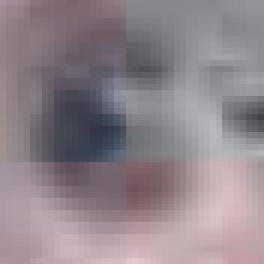
#> input picture P3- Physical Representation/python/FaceDetection-OpenCV/_eyesExportedAll/eye10.png, 44 x 44 px (shown 6 times larger)
$ python FaceDetectionFolderEyes.py _eyesExportedAll out
#> lines starting #> are read from the running program, lines starting #| are printed output that depends on the picture
# EYE Detection on Your Photo Collection in Python https://simplyml.com/face-detection-on-your-photo-collection-in-python/

"""

"""

# Import OpenCV - os - argparse
import cv2
import os
import argparse

# load classifiers
face_cascade = cv2.CascadeClassifier('haarcascade_frontalface_default.xml')
eye_cascade = cv2.CascadeClassifier('haarcascade_eye.xml')

# DETECT FACES ON A FILE
def get_faces(filename):

    # read image
    img = cv2.imread(filename)

    # convert image to greyscale
    gray = cv2.cvtColor(img, cv2.COLOR_BGR2GRAY)

    # detect faces - save position in image where there is a face
    faces = face_cascade.detectMultiScale(gray, 1.2, 5)

    # array (multiple faces in image)
    face_images = []

    for (x, y, w, h) in faces:
        roi_gray = gray[y:y + h, x:x + w]
        roi_color = img[y:y + h, x:x + w]

        eyes = eye_cascade.detectMultiScale(roi_gray)
        if len(eyes) >= 1:
            face_images.append(roi_color)

        return face_images

# DETECT EYES IN FACES
def get_eyes(filename):

    # read image
#> called with filename = '_eyesExportedAll/eye10.png'
    img = cv2.imread(filename)
#> img is the input picture: shape (44, 44, 3); mean B, G, R 139, 132, 143.6

    # convert image to greyscale
    gray = cv2.cvtColor(img, cv2.COLOR_BGR2GRAY)
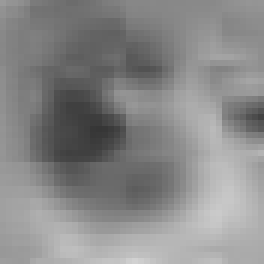
#> gray: shape (44, 44) (shown 6 times larger); min 54, max 209, mean 136.3

    # detect faces - save position in image where there is a face
    eyes = eye_cascade.detectMultiScale(gray, 1.3, 5) # 1.2 to 1.3 increase accuracy
#> eyes = ()

    # array (multiple faces in image)
    eye_images = []

    for (x, y, w, h) in eyes:
        roi_gray = gray[y:y + h, x:x + w]
        roi_color = img[y:y + h, x:x + w]
        eye_images.append(roi_color)
#> this loop made 0 passes
#> after the loop, eye_images = []

    return eye_images


# SCAN IMAGES FROM FOLDER
def scan_images(root_dir, output_dir):
    image_extensions = ["jpg", "png", "JPG", "PNG", "jpeg", "JPEG"]
    num_eyes = 8755
    num_images = 0

    """use os.walk to walk through all the subdirectories and files in root_dir.
    For image files (in this case png and jpeg files) we call get_faces and save the resulting faces into separate files """

    for dir_name, subdir_list, file_list in os.walk(root_dir):
        print('Scanning directory: %s' % dir_name)
        for filename in file_list:
            extension = os.path.splitext(filename)[1][1:]
            if extension in image_extensions:
                eyes = get_eyes(os.path.join(dir_name, filename)) # for each valid image save all the faces that appear in the images
                num_images += 1

                # [5 lines of commented-out code are left out]

                for eye in eyes:
                    eye_filename = os.path.join(output_dir, "eye{}.png".format(num_eyes))
                    cv2.imwrite(eye_filename, eye)
                    print("\tWrote {} extracted from {}".format(eye_filename, filename))
                    num_eyes += 1
#> after the loop, num_eyes = 8755

# MAIN PROGRAM TO SCAN IMAGES FROM A FOLDER (python FaceDetectionFolderEyes.py _facesOriginal _eyesExported)
# AND SAVE FACES IN A SPECIFIED FOLDER (mkdir _eyesExported)

# ROOT FOR ALL IMAGES INSIDE /Users/alixmzmz/Desktop/of_v0.9.8_osx_release/apps/Me-mory/06_ImageTSNELiveAll/bin/data
if __name__ == "__main__":
    parser = argparse.ArgumentParser(description='Extract eyes from photos.')
    parser.add_argument('imagesdir', type=str, help='Input directory of images')
    parser.add_argument('outputdir', type=str, help='Output directory for eyes')
    args = parser.parse_args()

    scan_images(args.imagesdir, args.outputdir)

$ run again, on P3- Physical Representation/python/FaceDetection-OpenCV/_eyesExportedAll/eye5.png
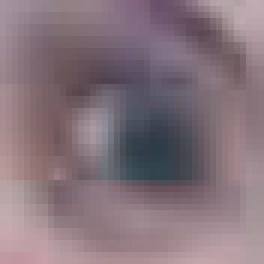
#> input picture P3- Physical Representation/python/FaceDetection-OpenCV/_eyesExportedAll/eye5.png, 44 x 44 px (shown 6 times larger)
#> in get_eyes, img is the input picture: shape (44, 44, 3); mean B, G, R 123.6, 115.2, 133.4
#> in get_eyes, `gray = cv2.cvtColor(img, cv2.COLOR_BGR2GRAY)`:
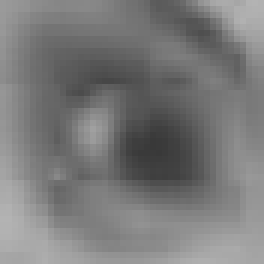
#> gray: shape (44, 44) (shown 6 times larger); min 57, max 179, mean 121.6
#> eyes = [[4, 7, 31, 31]]
#> the loop in get_eyes, `for (x, y, w, h) in eyes:` made 1 pass
#> pass 1, in get_eyes, `roi_gray = gray[y:y + h, x:x + w]`:
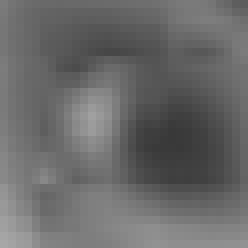
#> roi_gray: shape (31, 31) (shown 8 times larger); min 57, max 167, mean 105.3
#> after the loop in get_eyes, `for (x, y, w, h) in eyes:`: eye_images = 1 item
#> the loop in scan_images, `for eye in eyes:` made 1 pass
#> num_eyes on pass 1: 8756
#> (printed output is left out)
#> after the loop in scan_images, `for eye in eyes:`: num_eyes = 8756
